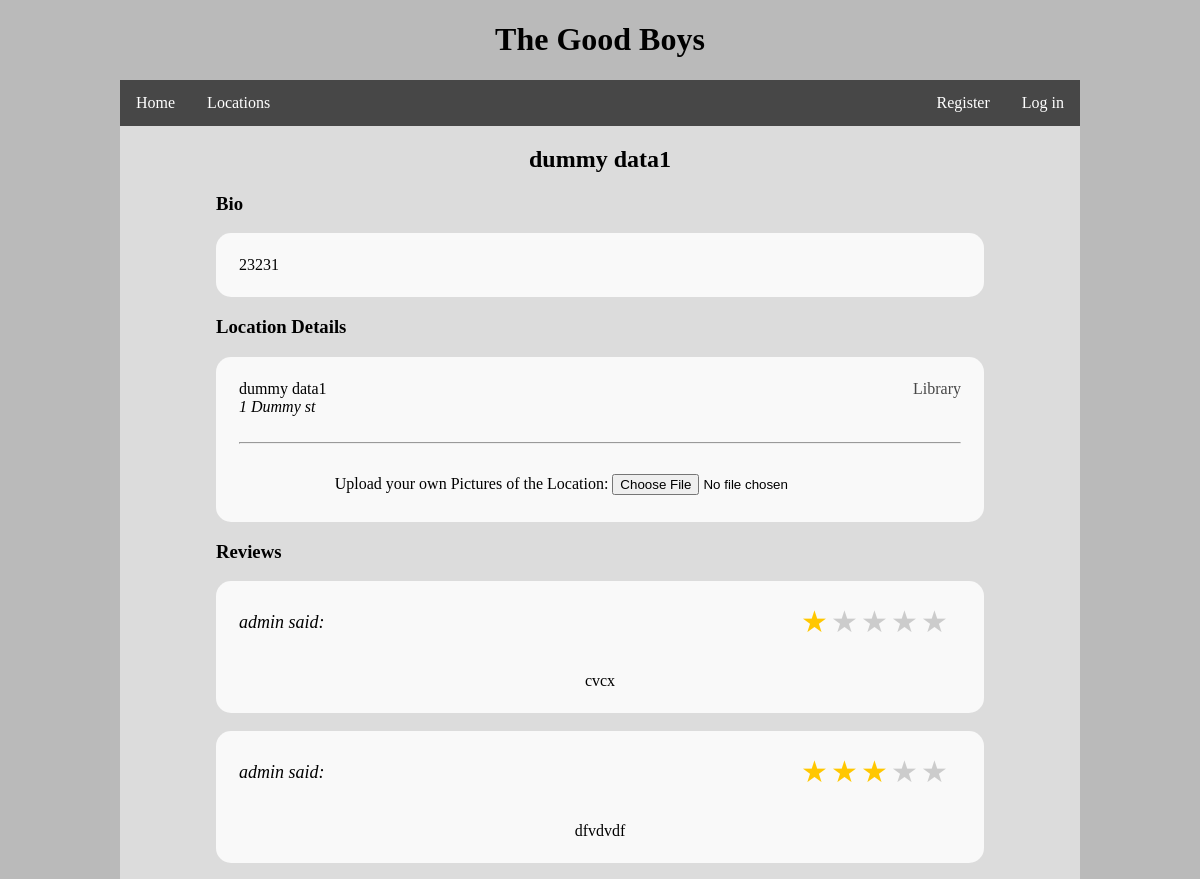
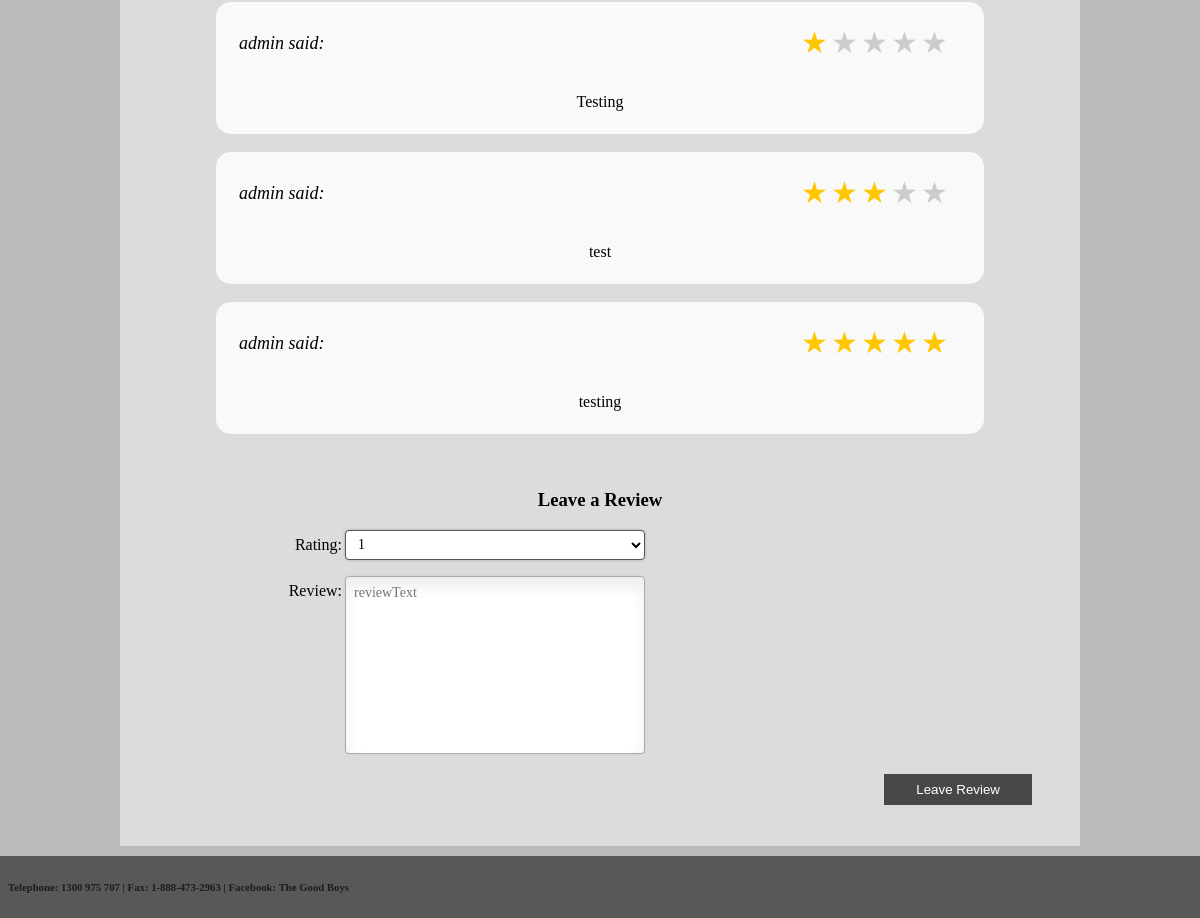
Screenshot of /location/individual/1/ with the database file from the repository (2 pictures, top to bottom).
### sprint1/models.py (models this page shows, shortened)
class Location(models.Model):
    locationName = models.CharField(max_length=254, null=True)
    latitude = models.FloatField(null=True)
    longtiude = models.FloatField(null=True)
    locationAddress = models.CharField(max_length=254, null=True)
    locationBio = models.TextField(max_length=511, null=True)
    locationType = models.IntegerField(null=True)
    locationImagePath = models.CharField(max_length=127, null=True)

### sprint1/views.py (the view)
# urls.py: url(r'^location/individual/(?P<location_id>[0-9]+)/$', views.locations, name='locations'),
def locations(request, location_id):
    if (request.user.is_authenticated()):
        submitButton = '<button class="pretty-button" type="submit" >Leave Review</button><br />'
        navBar = navBarFunc(request, True)
    else:
        navBar = navBarFunc(request, False)
        submitButton = '<button class="pretty-button" type="submit" disabled>Leave Review</button><br /><br /><div class="centered-content">You need to be logged in to submit a review</div>'
    try:
        locationId = int(location_id)
        l = Location.objects.get(id=locationId)
        locationName = l.locationName
        locationBio = l.locationBio
        locationAddress = l.locationAddress
        locationTypeId = l.locationType
    except:
        notification = "This location does not exist"
        context_dict = {'navBar' : navBar, 'notification' : notification,}
        return render(request, 'notification.html', context=context_dict)
    tags = ""
    locationType = locationTypeOutput(locationTypeId)
    if request.method == 'POST':
        form = ReviewForm(request.POST)
        if form.is_valid():
            instance = form.save(commit=False)
            instance.location_id = locationId
            instance.user = Profile.objects.get(user=(request.user))
            instance.save()
            return HttpResponseRedirect("")
    else:
        form = ReviewForm()
    ReviewList = ReviewOutput(locationId)
    context_dict = {'submitButton': submitButton, 'form': form, 'ReviewList': ReviewList, 'navBar' : navBar, 'location_id' : location_id, 'locationName': locationName, 'locationBio': locationBio, 'locationAddress': locationAddress, 'locationType': locationType}
    return render(request, 'viewLocation.html', context=context_dict)

### sprint1/forms.py
class ReviewForm(ModelForm):
    class Meta:
        model = Review
        fields = ['rating', 'reviewText']
        labels = {'reviewText': 'Review', 'rating': 'Rating'}

### sprint1/models.py (called while the page is built)
    def __str__(self):
        return self.user.username

### sprint1/views.py (called while the page is built)
def locationTypeOutput(locationTypeId):
    if locationTypeId == 1:
        return "Library"
    elif locationTypeId == 2:
        return "Hotel"
    elif locationTypeId == 3:
        return "University"
    elif locationTypeId == 4:
        return "Museum"
    elif locationTypeId == 5:
        return "Public Space"
    else:
        return ""

### templates/viewLocation.html (shortened to what this page needs)
{% extends 'base.html' %}
{% load widget_tweaks %}
{% block content %}
<h2 style="width: 100%; text-align: center;">{{ locationName }}</h2>
<h3 style="margin-left: 10%">Bio</h3>
<table class="info" width="80%" align="center">
    <tbody>
        <tr>
            <td>
                {{ locationBio }}
            </td>
        </tr>
    </tbody>
</table>
<form>
    <h3 style="margin-left: 10%">Location Details</h3>
    <table class="info" width="80%" align="center">
        <tr>
            <td>
                {{ locationName }}
                <span style="float:right; color: #474747;">{{ locationType }}</span><br />
                <i>{{ locationAddress }}</i><br />
                <br />
                <hr />
            </td>
        </tr>
        <tr>
            <td>
        <br />
                <div class="centered-content">
                    <label for="picture">Upload your own Pictures of the Location:</label>
                    <input type="file" name="picture" accept="image/*" />
                </div>
            </td>
        </tr>
        <tr>
            <td>
            </td>
        </tr>
    </table>
    <h3 style="margin-left: 10%">Reviews</h3>
    {% autoescape off %}
        {% for review in ReviewList %}
            {{ review }}
        {% endfor %}
    {% endautoescape %}
        <br />
</form>
<h3 style="text-align:center;">Leave a Review</h3>
<form method="post">
  <div class="form">
  {% for field in form.visible_fields %}
  <ul>
    <li>
      {{ field.label_tag }}
      {% render_field field placeholder=field.name %}
    </li>
  </ul>
  {% endfor %}
  </div>
  <div class="form-actions">
    <button type="submit" style="float:right; margin-right: 5%">Leave Review</button>
  </div>
</form>
<br />
<br />
{% endblock %}

### templates/base.html (shortened to what this page needs)
{% load staticfiles %}
<!DOCTYPE html>
<html>
<head>
    <link rel="stylesheet" type="text/css" href="{% static "css/styles.css" %}">
    <div class="header">
        <h1>The Good Boys</h1>
    </div>
</head>
<body>
<div class="main-content">
    <div class="nav-wrap">
        {% autoescape off %}
        {{ navBar }}
        {% endautoescape %}
    </div>
        {% block content %}
        {% endblock %}
        <br /><br />
</div>
<br /><br /><br /><br />
    <div class="footermain">
        <h6>&nbsp&nbsp&nbspTelephone: 1300 975 707 | Fax: 1-888-473-2963 | Facebook: <a href="https://www.facebook.com/groups/122820418378364">The Good Boys</a></h6>
	</div>
</body>
</html>

### static/css/styles.css (style rules this page uses)
html { background-color: #BABABA; box-sizing: border-box; font-family: 'Source Sans Pro', sans-serif; }
*, *:before, *:after { box-sizing: inherit; }
.rate { border: none; margin: 0 auto; float: right; height: 46px; padding: 0 10px; pointer-events: none }
.review-name { display: block; float: left; font-style: italic; margin-top: 8px; font-size: 18px; }
.rating-text { display: block; text-align: center; margin-top: 50px; }
.info { border: none; background-color: #F9F9F9; }
.main-content { margin-left: 10%; margin-right: 10%; background-color: #DCDCDC; }
.header { text-align: center; }
.nav-wrap { padding: 0em; }
.nav-wrap ul { list-style-type: none; margin: 0; padding: 0; overflow: hidden; background-color: #474747; }
.nav-wrap li.right { float: right; }
.nav-wrap li { float: left; }
.nav-wrap li a { display: block; color: white; text-decoration: none; padding: 14px 16px; -webkit-transition-duration: 0.2s; transition-duration: 0.2s; }
button { background-color: #474747; border: none; color: white; padding: 8px 32px; text-align: center; text-decoration: none; display: inline-block; -webkit-transition-duration: 0.4s; transition-duration: 0.4s; cursor: pointer; }
body { position: relative; margin: 0; min-height: 100%; font-family: 'Arial Rounded MT'; color: black; }
table { border-radius: 15px; border: 2px solid #000000; background: #FFFFFF; padding: 20px; }
a { text-decoration: none; }
.footermain { opacity: 0.85; position: fixed; right: 0; bottom: 0; left: 0; width: 100%; background-color: #474747; background-attachment: scroll; background-repeat: repeat; background-position: 0%; }
.footermain a { color: #000; }
.centered-content { text-align: center; }
.form ul { width: 750px; list-style-type: none; list-style-position: outside; padding: 0px; }
.form li { position: relative; }
.form label { width: 150px; margin-left: 10%; margin-top: 3px; display: inline-block; float: left; padding: 3px; text-align: right; }
.form input, .form select, .form input:disabled { height: 30px; width: 300px; padding: 5px 8px; font-size: 14px; font-family: inherit; }
.form textarea { padding: 8px; width: 300px; resize: none; font-size: 14px; font-family: inherit; }
.form input, .form select, .form textarea, .form input:disabled { border: 1px solid #aaa; box-shadow: 0px 0px 3px #ccc, 0 10px 15px #eee inset; border-radius: 4px; }
.form input:focus, .form select, .form textarea:focus { background: #fff; border: 1px solid #555; box-shadow: 0 0 3px #aaa; }
.rate:not(:checked) > label { float: right; width: 1em; overflow: hidden; white-space: nowrap; cursor: pointer; font-size: 30px; color: #ccc; }
.rate:not(:checked) > label:before { content: '★ '; }
.rate > input:checked ~ label { color: #ffc700; }

### rows the page displays
Location: locationName "dummy data1", locationBio "23231", locationAddress "1 Dummy st"

### other values shown
{{ navBar }} "Home Log in Register Locations"
{{ locationType }} "Library"
{{ review }} "admin said: cvcx" "admin said: dfvdvdf" "admin said: Testing" "admin said: test" "admin said: testing"
{{ field.label_tag }} "Rating:" "Review:"
